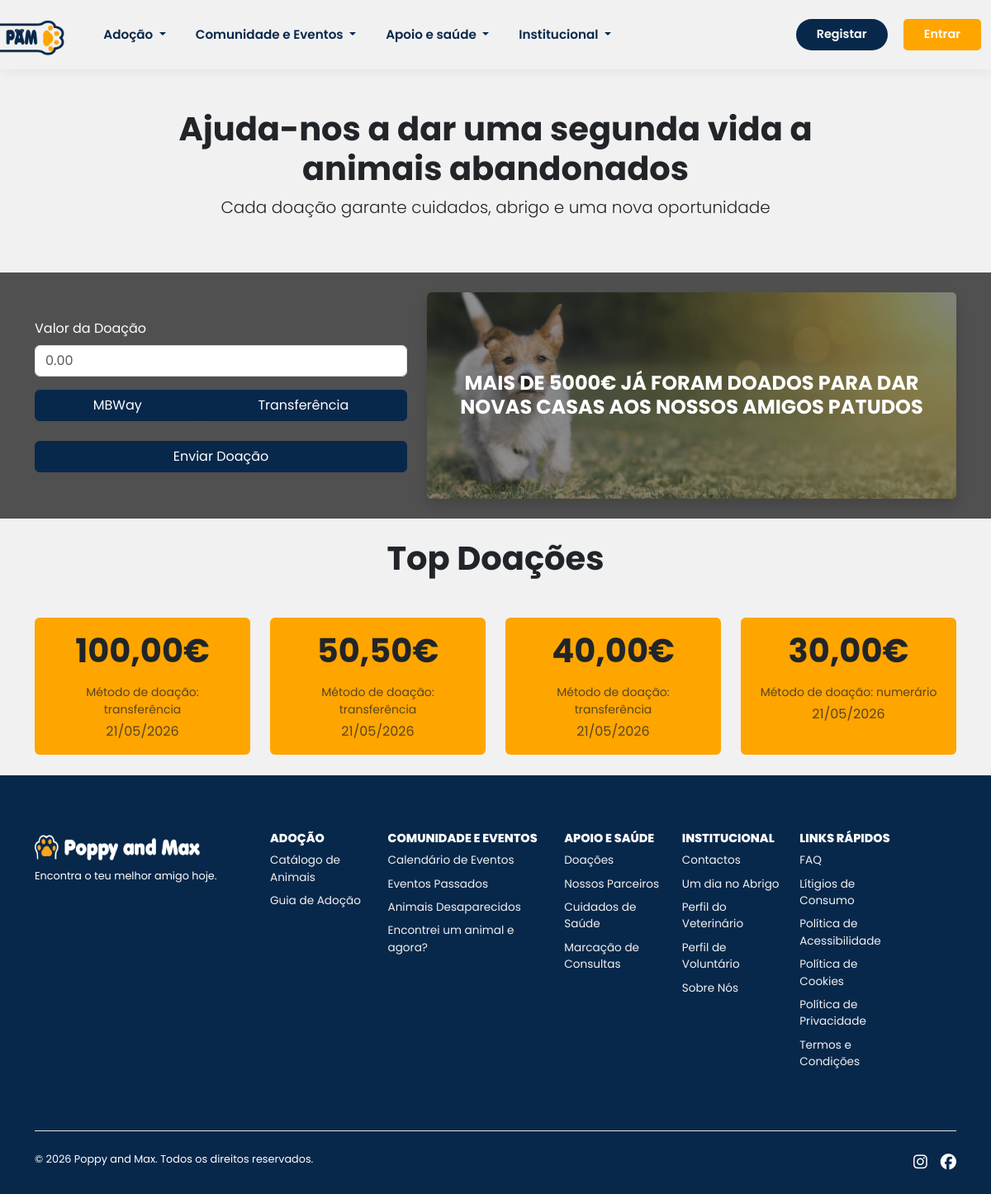
/donations, run on the app's committed database.
### tables this page shows
create table donations (
    id int auto_increment,
    amount decimal(10,2) not null,
    donation_date timestamp default current_timestamp,
    payment_method varchar(50) not null,
    constraint pk_donations primary key (id)
);

### components/rerun.php (called while the page is built, shortened)
<?php
	$rerun = $rerun ?? false;
	require $route.'.php';
	$rerun = true;

### donations.php (the view, shortened to what this page needs)
<?php
if(!$rerun):
    $metaTile = 'Painel de Doações';
    $metaDescription = 'Painel de Doações da Poppy and Max';
else:
    $sql = "SELECT * FROM donations ORDER BY amount DESC LIMIT 4";
    $result = $conn->query($sql);
?>
    <section class="container-fluid py-5">
        <div class="mx-auto text-center col-10 col-md-8">
            <h1 class="display-4 fw-bold fs-1">Ajuda-nos a dar uma segunda vida a animais abandonados</h1>
            <p class="lead">Cada doação garante cuidados, abrigo e uma nova oportunidade</p>
        </div>
    </section>
    <section class="background">
        <div class="container py-4">
            <div class="row align-items-center g-4">
                <div class="col-12 col-lg-5">
                    <form id="donationForm" method="POST" action="">
                        <div class="mb-3">
                            <label for="amount" class="form-label text-white">Valor da Doação</label>
                            <input type="number" step="0.01" class="form-control" id="amount" name="amount" placeholder="0.00" required>
                        </div>
                        <div class="btn-group w-100 mb-4" data-toggle="buttons">
                            <label class="btn btn-custom-mbway" for="btn-check-mbway">MBWay</label>
                            <label class="btn btn-custom-trans" for="btn-check-trans">Transferência</label>
                        </div>
                        <div class="d-grid gap-2">
                            <button class="btn btn-custom-con" type="submit">Enviar Doação</button>
                        </div>
                    </form>
                </div>
                <div class="col-12 col-lg-7">
                    <div class="position-relative overflow-hidden rounded shadow text-white">
                        <img src="assets/img/donations_banner.jpg" class="img-fluid w-100 h-100 object-fit-cover" alt="Doação Banner" style="min-height: 250px;">
                        <div class="position-absolute top-0 start-0 w-100 h-100 bg-dark opacity-50"></div>
                        <div class="position-absolute top-50 start-50 translate-middle text-center w-100 px-3">
                            <h3 class="fw-bold m-0 fs-4 text-uppercase tracking-wide">Mais de 5000€ já foram doados para dar novas casas aos nossos amigos patudos</h3>
                        </div>
                    </div>
                </div>
            </div>
        </div>
    </section>
    <section class="container my-4">
        <div class="row g-4">
            <h3 class="display-6 fw-bold text-center mb-4">Top Doações</h3>
            <?php if ($result && $result->num_rows > 0): ?>
                <?php while ($donation = $result->fetch_assoc()): ?>
                    <div class="col-sm-6 col-md-3">
                        <div class="card card-custom h-100 border-0">
                            <div class="card-body text-center">
                                <h4 class="card-title fw-bold text-dark display-6 mb-3">
                                    <?= number_format($donation['amount'], 2, ',', '.') ?>€
                                </h4>
                                <p class="card-text text-muted small mb-1">
                                    Método de doação: <?= htmlspecialchars($donation['payment_method'] ?? 'N/A') ?>
                                </p>
                                <p class="card-text text-muted extreme-small">
                                    <i class="bi bi-calendar3"></i> <?= date('d/m/Y', strtotime($donation['donation_date'])) ?>
                                </p>
                            </div>
                        </div>
                    </div>
                <?php endwhile; ?>
            <?php else: ?>
                <div class="col-12 text-center">
                    <p class="text-muted">Ainda não existem doações registadas. Seja o primeiro!</p>
                </div>
            <?php endif; ?>
        </div>
    </section>
<?php
    endif;
?>

### assets/css/styles.css (style rules this page uses)
:root { --primary: #08284b; --primary-light: #135eb1; --secondary: #ffa500; --secondary-light: #fbba50; }
html { scroll-behavior: smooth; }
html, body { height: 100%; }
body { display: flex; flex-direction: column; font-family: "Poppins", sans-serif; background-color: #f1f1f1; }

### assets/css/donations.css (style rules this page uses)
.background { background-color: #505050; }
.btn-custom-con, .btn-custom-trans, .btn-custom-mbway { background-color: #08284B !important; color: white !important; border-color: #08284B !important; opacity: 1 !important; }
.card-custom { background-color: #FFA500; color: black; }

### data on the page
donations: amount "100,00", payment_method "transferência", donation_date "21/05/2026"
donations: amount "50,50", payment_method "transferência", donation_date "21/05/2026"
donations: amount "40,00", payment_method "transferência", donation_date "21/05/2026"
donations: amount "30,00", payment_method "numerário", donation_date "21/05/2026"
